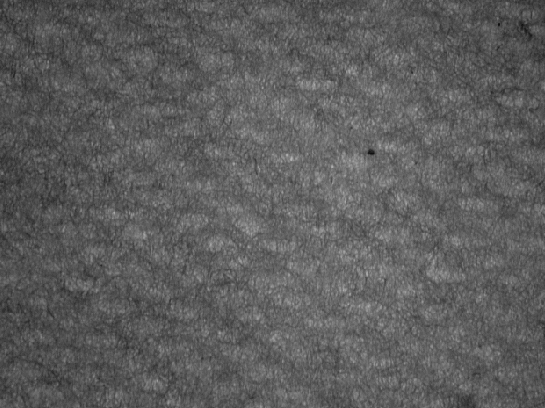
#> input picture data/proj4_data/Proj4.tif, 545 x 408 px, found by its file name
$ python proj4_main.py
#> lines starting #> are read from the running program, lines starting #| are printed output that depends on the picture
### proj4-fourier-filtering/src/proj4_ip/dataio.py
"""Input/output helpers: locate the data, load it, and save results.

* The input image is found automatically by walking up the directory tree
  (data lives OUTSIDE this project, shared across the monorepo).
* The ``results`` folder is created directly inside the project folder (the one
  that contains ``src``, ``scripts`` and ``tests``).

Monorepo layout::

    <monorepo>/                        <- shared pyproject/uv.lock/.gitignore/.venv
        data/proj4_data/Proj4.tif      <- shared input data (outside proj4)
        proj4/                         <- this project
            scripts/proj4_main.py      <- the runnable entry point
            src/proj4_ip/              <- reusable modules (this package)
            tests/
            results/                   <- created on first run
"""

from __future__ import annotations

from pathlib import Path

import numpy as np
import tifffile as tiff

INPUT_FILENAME = "Proj4.tif"
DATA_SUBPATH = Path("data") / "proj4_data"


def project_root() -> Path:
    """Return the project root: the nearest ancestor containing a ``src`` dir."""
    here = Path(__file__).resolve()
    for base in here.parents:
        if (base / "src").is_dir():
            return base
    return here.parents[2]  # fallback: <root>/src/proj4_ip/dataio.py


def find_input_image(
    filename: str = INPUT_FILENAME,
    data_subpath: Path = DATA_SUBPATH,
) -> Path:
    """Locate the input image by searching upward from the project root."""
    start = project_root()
    for base in (start, *start.parents):
        candidate = base / data_subpath / filename
        if candidate.is_file():
            return candidate
    searched = data_subpath / filename
    raise FileNotFoundError(
        f"Could not locate '{searched}' in '{start}' or any parent directory."
    )


def results_dir(create: bool = True) -> Path:
    """Return ``<project_root>/results`` (a direct child of the project)."""
    out = project_root() / "results"
    if create:
        out.mkdir(parents=True, exist_ok=True)
    return out


def load_image(path: Path) -> np.ndarray:
    """Load a grayscale image as a ``float64`` array."""
    image = tiff.imread(path)
    if image.ndim != 2:
        raise ValueError(f"Expected a 2-D grayscale image, got shape {image.shape}.")
    return image.astype(np.float64)


def to_uint8(image: np.ndarray) -> np.ndarray:
    """Scale a real array to the full 0-255 range (like ``imshow(x, [])``)."""
    finite = np.asarray(image, dtype=np.float64)
    lo = float(finite.min())
    hi = float(finite.max())
    if hi <= lo:
        return np.zeros(finite.shape, dtype=np.uint8)
    scaled = (finite - lo) / (hi - lo)
    return np.round(scaled * 255.0).astype(np.uint8)


def save_image(image: np.ndarray, path: Path) -> Path:
    """Save ``image`` as an 8-bit TIFF, scaling to 0-255 first."""
    tiff.imwrite(path, to_uint8(image))
    return path

### proj4-fourier-filtering/src/proj4_ip/pipeline.py
"""The two Project 4 tasks, in the frequency domain.

Task 1 - Extract the periodic pattern   ->  BAND-PASS + spike threshold
Task 2 - Correct non-uniform illumination  ->  HIGH-PASS

Tunable numbers come from ``config.py`` in this package (used as the default
arguments below), so retuning happens there. Every function still accepts
explicit arguments, so callers can override a value programmatically.
"""

from __future__ import annotations

from dataclasses import dataclass

import numpy as np

from . import config
from . import fourier as fz
from .filters import band_pass, high_pass, low_pass


@dataclass
class PatternResult:
    """Artifacts from the periodic-pattern extraction task (band-pass)."""

    pattern: np.ndarray
    spectrum: np.ndarray
    band_filter: np.ndarray
    low_component: np.ndarray
    high_component: np.ndarray
    filtered_spectrum: np.ndarray
    kept_count: int


@dataclass
class IlluminationResult:
    """Artifacts from the illumination-correction task (high-pass)."""

    corrected: np.ndarray
    spectrum: np.ndarray
    highpass: np.ndarray
    lowpass: np.ndarray
    filtered_spectrum: np.ndarray


def extract_pattern(
    image: np.ndarray,
    inner_cutoff: float = config.PATTERN_INNER_CUTOFF,
    outer_cutoff: float = config.PATTERN_OUTER_CUTOFF,
    order: int = config.PATTERN_ORDER,
    log_threshold: float = config.PATTERN_LOG_THRESHOLD,
    attenuation: float = config.PATTERN_ATTENUATION,
) -> PatternResult:
    """Isolate the periodic pattern with a band-pass, then a spike threshold."""
    shape = image.shape
    spectrum = fz.fft2(image)

    band_filter = band_pass(shape, inner_cutoff, outer_cutoff, order)
    banded = band_filter * spectrum

    filtered = fz.apply_threshold(banded, log_threshold, attenuation)
    pattern = fz.ifft2_real(filtered)

    kept = fz.spectral_threshold_mask(banded, log_threshold)
    return PatternResult(
        pattern=pattern,
        spectrum=spectrum,
        band_filter=band_filter,
        low_component=low_pass(shape, outer_cutoff, order),
        high_component=high_pass(shape, inner_cutoff, order),
        filtered_spectrum=filtered,
        kept_count=int(kept.sum()),
    )


def correct_illumination(
    image: np.ndarray,
    cutoff: float = config.ILLUMINATION_CUTOFF,
    order: int = config.ILLUMINATION_ORDER,
) -> IlluminationResult:
    """Flatten non-uniform illumination with a Butterworth high-pass filter."""
    shape = image.shape
    spectrum = fz.fft2(image)
    highpass = high_pass(shape, cutoff, order)
    filtered = highpass * spectrum
    corrected = fz.ifft2_real(filtered)
    return IlluminationResult(
        corrected=corrected,
        spectrum=spectrum,
        highpass=highpass,
        lowpass=low_pass(shape, cutoff, order),
        filtered_spectrum=filtered,
    )

### proj4-fourier-filtering/src/proj4_ip/fourier.py
"""Shared Fourier building blocks: FFT, frequency grid, spectral threshold.

The frequency grid places DC (zero frequency) at index (0, 0), matching
:func:`numpy.fft.fft2`, exactly like the MATLAB code::

    u = 0:(M-1);  u(u > M/2) = u(u > M/2) - M;
    v = 0:(N-1);  v(v > N/2) = v(v > N/2) - N;
    [V, U] = meshgrid(v, u);  D = sqrt(U.^2 + V.^2);
"""

from __future__ import annotations

import numpy as np


def fft2(image: np.ndarray) -> np.ndarray:
    """Return the unshifted 2-D FFT of ``image`` (DC at index [0, 0])."""
    return np.fft.fft2(image)


def ifft2_real(spectrum: np.ndarray) -> np.ndarray:
    """Inverse 2-D FFT, keeping the real part (MATLAB: ``real(ifft2(...))``)."""
    return np.real(np.fft.ifft2(spectrum))


def log_magnitude(spectrum: np.ndarray, shift: bool = True) -> np.ndarray:
    """Return ``log(1 + |F|)`` for display, centred by default."""
    data = np.fft.fftshift(spectrum) if shift else spectrum
    return np.log1p(np.abs(data))


def distance_grid(shape: tuple[int, int]) -> np.ndarray:
    """Euclidean distance (in cycles) from DC on a wrapped frequency grid."""
    rows, cols = shape
    u = np.arange(rows)
    v = np.arange(cols)
    u[u > rows / 2] -= rows
    v[v > cols / 2] -= cols
    grid_v, grid_u = np.meshgrid(v, u)  # MATLAB [V, U] = meshgrid(v, u)
    return np.sqrt(grid_u.astype(np.float64) ** 2 + grid_v.astype(np.float64) ** 2)


def spectral_threshold_mask(spectrum: np.ndarray, log_threshold: float) -> np.ndarray:
    """Boolean mask of components to *keep* (``log(1 + |F|) >= threshold``)."""
    return np.log1p(np.abs(spectrum)) >= log_threshold


def apply_threshold(
    spectrum: np.ndarray, log_threshold: float, attenuation: float = 0.01
) -> np.ndarray:
    """Keep strong spectral components; scale the weak ones by ``attenuation``.

    ``attenuation = 0.01`` matches the MATLAB script; use 0.0 to delete them.
    """
    keep = spectral_threshold_mask(spectrum, log_threshold)
    filtered = spectrum.copy()
    filtered[~keep] *= attenuation
    return filtered

### proj4-fourier-filtering/src/proj4_ip/visualize.py
"""Figure building and saving.

The figures show how the band-pass ring is built from a low-pass and a
high-pass, how it acts on the spectrum, and the resulting images. They are all
rendered and written to disk at once (no interactive display).
"""

from __future__ import annotations

from pathlib import Path
from typing import TYPE_CHECKING, cast

import matplotlib.pyplot as plt
import numpy as np
from matplotlib.axes import Axes
from matplotlib.figure import Figure

from . import fourier as fz
from .pipeline import IlluminationResult, PatternResult

if TYPE_CHECKING:
    from mpl_toolkits.mplot3d import Axes3D

_GRAY = "gray"
_HEAT = "inferno"


def _show_gray(ax: Axes, image: np.ndarray, title: str) -> None:
    ax.imshow(image, cmap=_GRAY)
    ax.set_title(title, fontsize=10)
    ax.axis("off")


def _show_heat(ax: Axes, image: np.ndarray, title: str) -> None:
    im = ax.imshow(image, cmap=_HEAT)
    ax.set_title(title, fontsize=10)
    ax.axis("off")
    ax.figure.colorbar(im, ax=ax, fraction=0.046, pad=0.04)


def figure_input_and_spectrum(image: np.ndarray) -> Figure:
    """Input image beside its centred log-magnitude spectrum."""
    fig, axes = plt.subplots(1, 2, figsize=(12, 5))
    _show_gray(axes[0], image, "Input image (Proj4.tif)")
    _show_heat(axes[1], fz.log_magnitude(fz.fft2(image)), "log(1 + |F|) spectrum")
    fig.suptitle("Step 0 - Input and its Fourier spectrum", fontweight="bold")
    fig.tight_layout()
    return fig


def figure_bandpass_construction(result: PatternResult) -> Figure:
    """Show band-pass = low-pass x high-pass (the ring that keeps the pattern)."""
    fig, axes = plt.subplots(1, 3, figsize=(16, 5))
    _show_heat(
        axes[0], np.fft.fftshift(result.low_component), "Low-pass\n(keeps below outer)"
    )
    _show_heat(
        axes[1],
        np.fft.fftshift(result.high_component),
        "High-pass\n(removes below inner)",
    )
    _show_heat(
        axes[2], np.fft.fftshift(result.band_filter), "Band-pass = low x high\n(ring)"
    )
    fig.suptitle(
        "Task 1 filter - the band-pass keeps the pattern ring, drops "
        "illumination and noise",
        fontweight="bold",
    )
    fig.tight_layout()
    return fig


def figure_pattern_extraction(image: np.ndarray, result: PatternResult) -> Figure:
    """Spectrum, band-filtered + thresholded spectrum, and extracted pattern."""
    fig, axes = plt.subplots(1, 3, figsize=(16, 5))
    _show_heat(axes[0], fz.log_magnitude(result.spectrum), "Original spectrum")
    _show_heat(
        axes[1],
        fz.log_magnitude(result.filtered_spectrum),
        f"Band-pass + threshold\n({result.kept_count} spikes kept)",
    )
    _show_gray(axes[2], result.pattern, "Extracted periodic pattern")
    fig.suptitle(
        "Task 1 - pattern extraction (band-pass + spike threshold)", fontweight="bold"
    )
    fig.tight_layout()
    return fig


def figure_lowpass_surface(result: PatternResult) -> Figure:
    """3-D low-pass surface - the classic 'bright light in the middle' view."""
    low = np.fft.fftshift(result.low_component)
    fig = plt.figure(figsize=(8, 6))
    ax = cast("Axes3D", fig.add_subplot(1, 1, 1, projection="3d"))
    rows, cols = low.shape
    step = max(1, min(rows, cols) // 120)
    ys = np.arange(0, rows, step)
    xs = np.arange(0, cols, step)
    grid_x, grid_y = np.meshgrid(xs, ys)
    ax.plot_surface(
        grid_x, grid_y, low[::step, ::step], cmap=_HEAT, linewidth=0, antialiased=True
    )
    ax.set_title("Low-pass transfer surface (bright peak at DC)", fontsize=11)
    ax.xaxis.set_ticks([])
    ax.yaxis.set_ticks([])
    ax.zaxis.set_ticks([])
    fig.tight_layout()
    return fig


def figure_illumination_correction(
    image: np.ndarray, result: IlluminationResult
) -> Figure:
    """Before/after spectra and images for the high-pass illumination fix."""
    fig, axes = plt.subplots(1, 4, figsize=(18, 4.6))
    _show_heat(axes[0], fz.log_magnitude(result.spectrum), "Original spectrum")
    _show_heat(
        axes[1], fz.log_magnitude(result.filtered_spectrum), "High-pass spectrum"
    )
    _show_gray(axes[2], image, "Input (non-uniform light)")
    _show_gray(axes[3], result.corrected, "Corrected (uniform light)")
    fig.suptitle(
        "Task 2 - illumination correction (Butterworth high-pass)", fontweight="bold"
    )
    fig.tight_layout()
    return fig


def figure_results_summary(
    image: np.ndarray, pattern: np.ndarray, corrected: np.ndarray
) -> Figure:
    """The three deliverable images together."""
    fig, axes = plt.subplots(1, 3, figsize=(16, 5))
    _show_gray(axes[0], image, "Input")
    _show_gray(axes[1], pattern, "Task 1 - periodic pattern (band-pass)")
    _show_gray(axes[2], corrected, "Task 2 - uniform illumination (high-pass)")
    fig.suptitle("Project 4 - results summary", fontweight="bold")
    fig.tight_layout()
    return fig


def build_figures(
    image: np.ndarray,
    pattern_result: PatternResult,
    illum_result: IlluminationResult,
) -> list[tuple[str, Figure]]:
    """Assemble all figures as ``(name, figure)`` pairs in display order."""
    return [
        ("01_input_and_spectrum", figure_input_and_spectrum(image)),
        ("02_bandpass_construction", figure_bandpass_construction(pattern_result)),
        ("03_pattern_extraction", figure_pattern_extraction(image, pattern_result)),
        ("04_lowpass_surface", figure_lowpass_surface(pattern_result)),
        (
            "05_illumination_correction",
            figure_illumination_correction(image, illum_result),
        ),
        (
            "06_results_summary",
            figure_results_summary(
                image, pattern_result.pattern, illum_result.corrected
            ),
        ),
    ]


def save_figures(figures: list[tuple[str, Figure]], out_dir: Path) -> list[Path]:
    """Save every figure as a PNG, then close it, and return the written paths.

    All figures are written at once (no interactive display), so each is closed
    right after saving to free memory.
    """
    paths: list[Path] = []
    for name, fig in figures:
        path = out_dir / f"{name}.png"
        fig.savefig(path, dpi=130, bbox_inches="tight")
        plt.close(fig)
        paths.append(path)
    return paths

### proj4-fourier-filtering/src/proj4_ip/filters.py
"""Butterworth filters: ``low_pass``, ``high_pass`` and ``band_pass``.

low_pass
    Keeps the LOW spatial frequencies (near DC) and drops the high ones - the
    smooth brightness/shading, not the sharp detail/noise.
        H = 1 / (1 + (D / cutoff) ** (2 * order))

high_pass
    The opposite: BLOCKS the low frequencies and keeps the high ones. Because
    non-uniform illumination is a slow gradient near DC, a high-pass removes it
    while keeping texture.
        H = 1 / (1 + (cutoff / D) ** (2 * order))

band_pass
    Keeps only a RING of frequencies between an inner and outer cut-off; it is
    a high-pass times a low-pass:
        H = high_pass(inner_cutoff) * low_pass(outer_cutoff)
    Used to extract the pattern: the pattern's spikes sit in a mid-frequency
    ring, and the inner cut removes the illumination that a low-pass alone would
    leave behind as a bright central blob.
"""

from __future__ import annotations

import numpy as np

from .fourier import distance_grid


def low_pass(shape: tuple[int, int], cutoff: float, order: int = 2) -> np.ndarray:
    """Butterworth low-pass transfer function (DC at index [0, 0])."""
    dist = distance_grid(shape)
    return 1.0 / (1.0 + (dist / cutoff) ** (2 * order))


def high_pass(shape: tuple[int, int], cutoff: float, order: int = 2) -> np.ndarray:
    """Butterworth high-pass transfer function (DC at index [0, 0]).

    The DC distance is nudged off zero to avoid a divide warning, then DC gain
    is forced to exactly 0, as a high-pass intends.
    """
    dist = distance_grid(shape)
    safe = np.where(dist == 0.0, 1e-12, dist)
    transfer = 1.0 / (1.0 + (cutoff / safe) ** (2 * order))
    transfer[dist == 0.0] = 0.0
    return transfer


def band_pass(
    shape: tuple[int, int],
    inner_cutoff: float,
    outer_cutoff: float,
    order: int = 2,
) -> np.ndarray:
    """Butterworth band-pass = ``high_pass(inner) * low_pass(outer)``.

    Frequencies below ``inner_cutoff`` (illumination) and above ``outer_cutoff``
    (noise) are removed; only the ring between them survives.
    """
    return high_pass(shape, inner_cutoff, order) * low_pass(shape, outer_cutoff, order)

### proj4-fourier-filtering/scripts/proj4_main.py
"""Project 4 - the executable entry point. This is the ONLY file you run:

    python scripts/proj4_main.py

It adds ``src/`` to the import path, then uses the reusable modules in
``src/proj4_ip/`` to:
  1. find and load the input image (data lives OUTSIDE this project),
  2. extract the periodic pattern (band-pass + spike threshold),
  3. correct the non-uniform illumination (high-pass),
  4. save the two results and all figures into a ``results/`` folder that is
     created here at run time.

The reusable modules in src/ are libraries - they are imported by this script,
not run on their own. Tunable filter numbers live in src/proj4_ip/config.py.
"""

from __future__ import annotations

import sys
from pathlib import Path

PATTERN_OUTPUT = "Proj4_pattern.tif"
UNIFORM_OUTPUT = "Proj4_uniform.tif"


def _add_src_to_path() -> None:
    """Make the reusable package importable (no install / no pyproject needed)."""
    src = Path(__file__).resolve().parent.parent / "src"
    if str(src) not in sys.path:
        sys.path.insert(0, str(src))


def main() -> None:
    """Run the full Project 4 pipeline end to end."""
    _add_src_to_path()

    from proj4_ip import dataio as io
    from proj4_ip.pipeline import correct_illumination, extract_pattern

    input_path = io.find_input_image()
    out_dir = io.results_dir(create=True)  # creates proj4/results/
    print(f"Input image : {input_path}")
    print(f"Results dir : {out_dir}")

    image = io.load_image(input_path)
#> in load_image, image is the input picture: shape (408, 545); min 16, max 181, mean 93

    print("Task 1: extracting periodic pattern (band-pass + spike threshold)...")
    pattern_result = extract_pattern(image)
#> in spectral_threshold_mask, `return np.log1p(np.abs(spectrum)) >= log_threshold`:
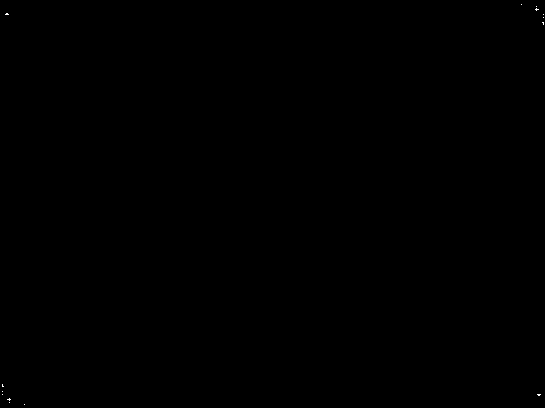
#> returned value: shape (408, 545) bool; 0.02% white in thin lines or dots
#> in ifft2_real, `return np.real(np.fft.ifft2(spectrum))`:
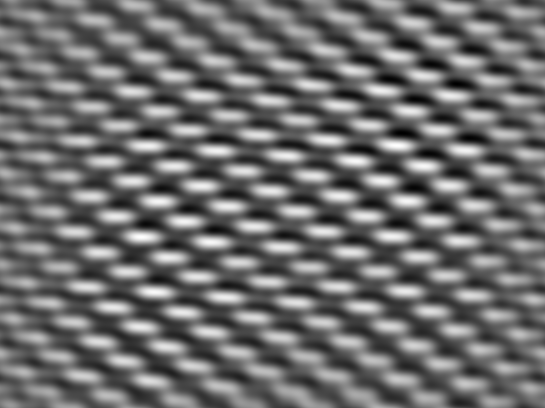
#> returned value: shape (408, 545) float64; min -11.28, max 14.85, mean -1.6e-19; drawn with min black and max white
    print(f"  kept {pattern_result.kept_count} spectral spikes")
#|   kept 40 spectral spikes

    print("Task 2: correcting non-uniform illumination (high-pass)...")
    illum_result = correct_illumination(image)
#> in ifft2_real (call 2), `return np.real(np.fft.ifft2(spectrum))`:
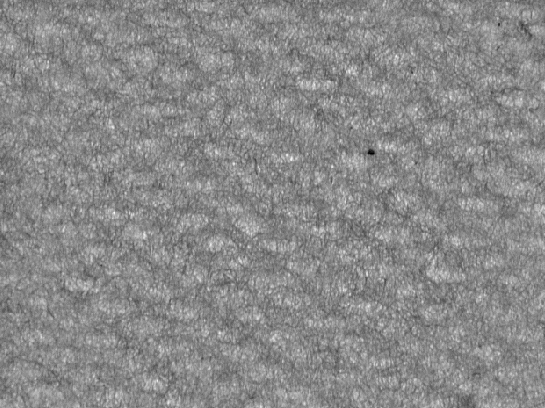
#> returned value: shape (408, 545) float64; min -92.91, max 78.9, mean 0; drawn with min black and max white

    # Save the two deliverable images first (needs no matplotlib).
    pattern_path = io.save_image(pattern_result.pattern, out_dir / PATTERN_OUTPUT)
#> in to_uint8, `lo = float(finite.min())`: lo = -11.28
#> in to_uint8, `hi = float(finite.max())`: hi = 14.85
    uniform_path = io.save_image(illum_result.corrected, out_dir / UNIFORM_OUTPUT)
    print(f"Saved: {pattern_path.name}")
#| Saved: Proj4_pattern.tif
    print(f"Saved: {uniform_path.name}")
#| Saved: Proj4_uniform.tif

    # Then the insightful figures; plotting is optional.
    try:
        from proj4_ip import visualize as viz
    except ImportError as exc:
        print(f"Plotting unavailable ({exc}); deliverable images were still saved.")
        return

    figures = viz.build_figures(image, pattern_result, illum_result)
#> in log_magnitude, `return np.log1p(np.abs(data))`:
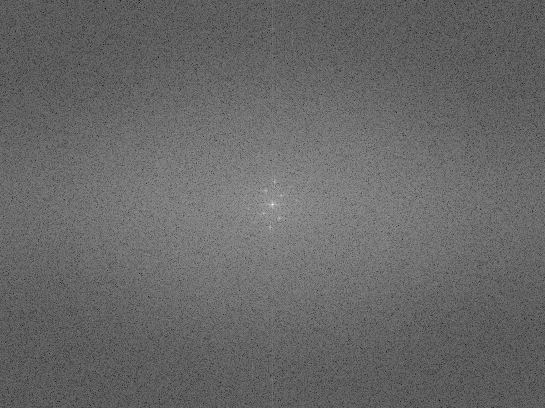
#> returned value: shape (408, 545) float64; min 1.49, max 16.85, mean 7.75; drawn with min black and max white
#> figures = 6 items
    for path in viz.save_figures(figures, out_dir):
#> in save_figures, `plt.close(fig)`:
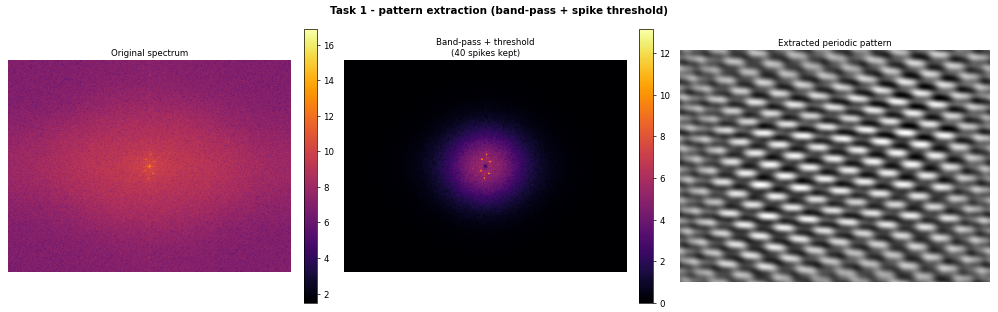
#> figure drawn by matplotlib, 5 panels
#> in save_figures, `plt.close(fig)`:
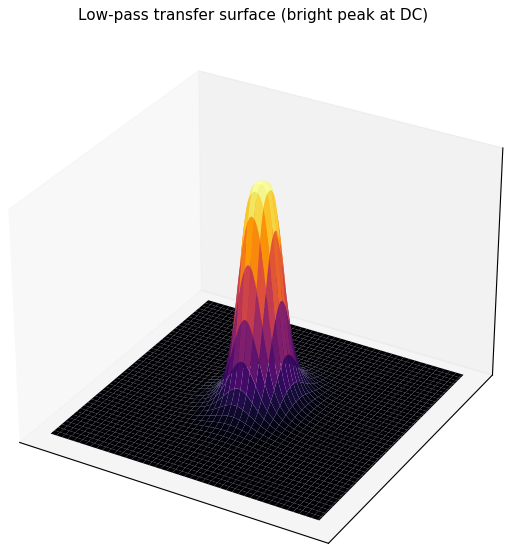
#> figure drawn by matplotlib, 1 panel
#> in save_figures, `plt.close(fig)`:
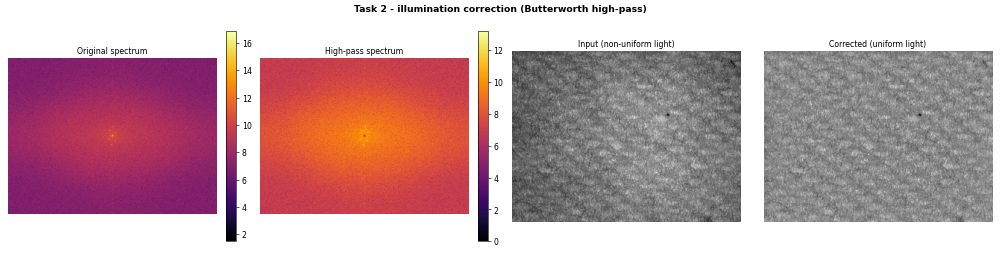
#> figure drawn by matplotlib, 6 panels
        print(f"Saved: {path.name}")
#> this loop made 6 passes
#| Saved: 01_input_and_spectrum.png
#| Saved: 02_bandpass_construction.png
#| Saved: 03_pattern_extraction.png
#| Saved: 04_lowpass_surface.png
#| Saved: 05_illumination_correction.png
#| Saved: 06_results_summary.png

    print(f"\nDone. All images are in: {out_dir}")


if __name__ == "__main__":
    main()
